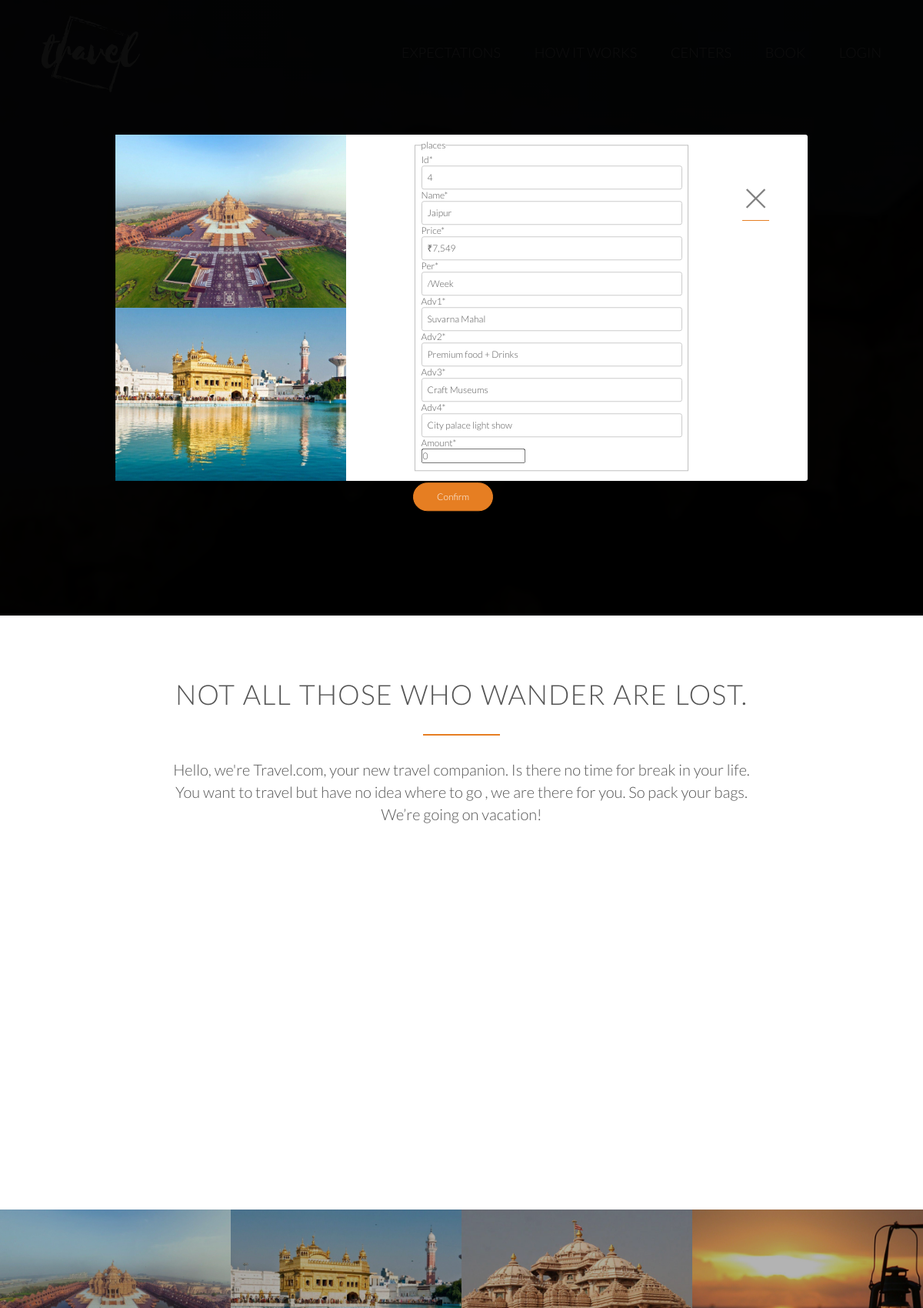
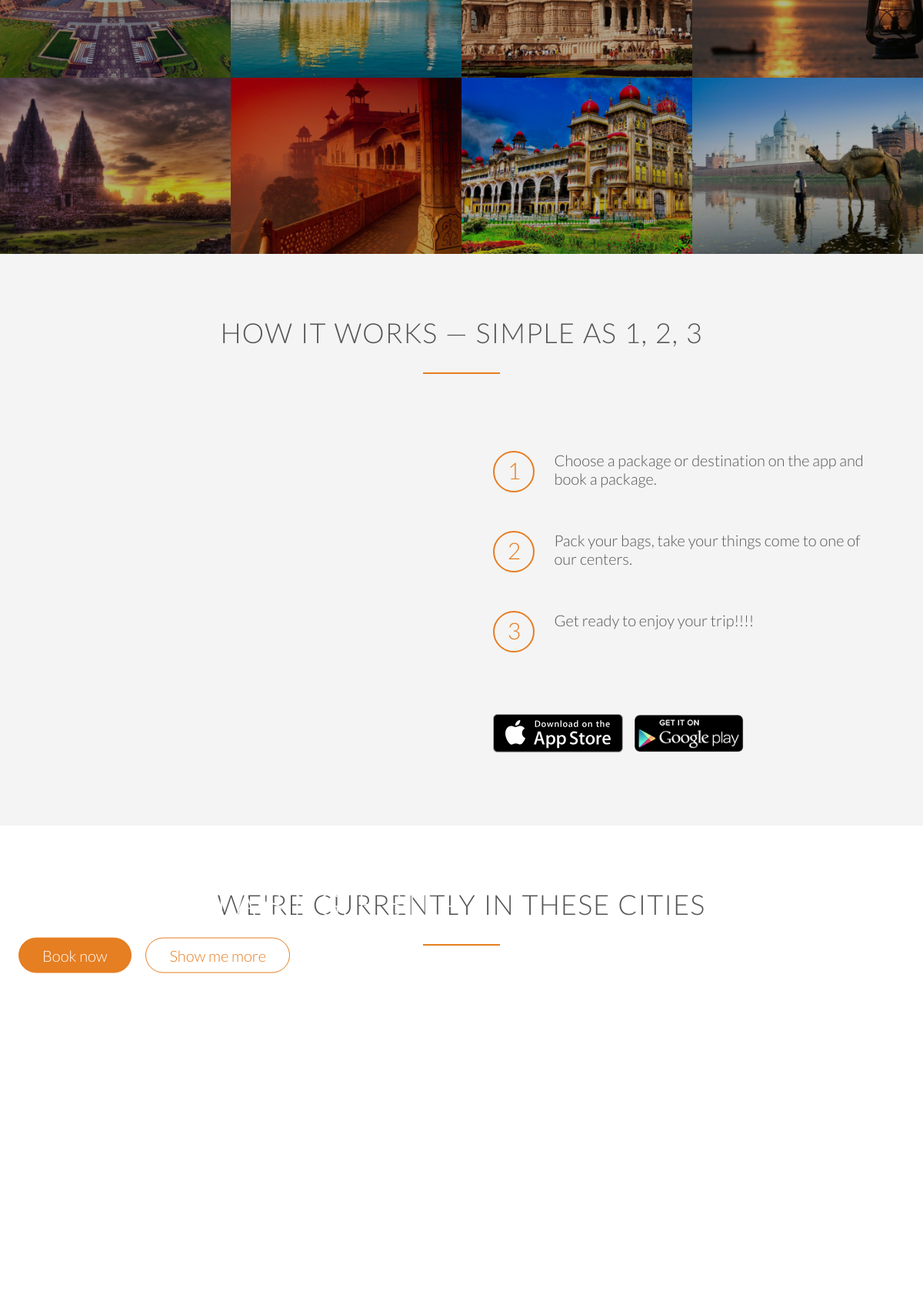
Screenshot of /post/4/update/ (signed in, upper part) with the database file from the repository (2 pictures, top to bottom).
### blog/models.py (models this page shows, shortened)
class Places(models.Model):
    id = models.CharField(primary_key=True,max_length=10)
    name = models.CharField(max_length=100)
    price = models.CharField(max_length=100)
    per = models.CharField(max_length=100)
    adv1 = models.CharField(max_length=100)
    adv2 = models.CharField(max_length=100)
    adv3 = models.CharField(max_length=100)
    adv4 = models.CharField(max_length=100)
    amount = models.IntegerField(default=0)

### blog/views.py (the view, shortened to what this page needs)
# urls.py: path('post/<str:pk>/update/', PostUpdateView.as_view(), name='post-update'),
class PostUpdateView(LoginRequiredMixin, UserPassesTestMixin, UpdateView):
    model = Places
    fields = ['id', 'name', 'price', 'per',
              'adv1', 'adv2', 'adv3', 'adv4', 'amount']
    def test_func(self):
        place = self.get_object()
        return True

### blog/templates/blog/places_form.html (shortened to what this page needs)
        {% extends 'users/base.html' %}
            {% block users %}
            {% load static %}
            <div class="popup" id="popup">
                  <div class="popup__contents">
                    <div class="left">
                     <img src="{% static "resources/img/1.jpg"%}" alt="Image1">
                    <img src="{% static "resources/img/2.jpg"%}" alt="Image1">
                    </div>
                    <div class="right">
                      <a href="/home"  class="popup__close">&times;</a>
                        {% load crispy_forms_tags %}
                            <div class="content-section">
                              <form method="POST" id="user-form"  style="width:80%;height:10px; margin-bottom:95%; margin-left:10%;">
                                  <fieldset class="form-group">
                                      <legend class="border-bottom mb-4">places</legend>
                                      {{ form|crispy }}
                                  </fieldset>
                                  <div class="form-group">
                                    <br>
                                      <a href="#" class="btn btn-full" id="register-button">Confirm</a>
                                  </div>
                              </form>
                            </div>
                        </div>
                  </div>
                  </div>
        {% endblock %}

### blog/static/resources/css/style.css (style rules this page uses)
* { margin: 0; padding: 0; box-sizing: border-box; }
html, body { background-color: #fff; color: #555; font-family: 'Lato', 'Arial', sans-serif; font-weight: 300; font-size: 20px; text-rendering: optimizeLegibility; overflow-x: hidden; }
a:link, a:visited { color: #e67e22; text-decoration: none; padding-bottom: 1px; border-bottom: 1px solid #e67e22; -webkit-transition: border-bottom 0.2s, color 0.2s; transition: border-bottom 0.2s, color 0.2s; }
.btn:link, .btn:visited, input[type=submit] { display: inline-block; padding: 10px 30px; font-weight: 300; text-decoration: none; border-radius: 200px; -webkit-transition: background-color 0.2s, border 0.2s, color 0.2s; transition: background-color 0.2s, border 0.2s, color 0.2s; }
.btn-full:link, .btn-full:visited, input[type=submit] { background-color: #e67e22; border: 1px solid #e67e22; color: #fff; margin-right: 15px; }
input[type=text], input[type=email], select, textarea { width: 100%; padding: 7px; border-radius: 3px; border: 1px solid #ccc; }
.popup { height: 100vh; width: 100%; position: fixed; top: 0; left: 0; background-color: rgba(0,0,0,0.95); z-index: 9999; opacity: 1; visibility:visible; transition: all .3s; }
.popup .popup__contents { position: absolute; top: 50%; left: 50%; transform: translate(-50% , -50%); width: 75%; background-color: white; box-shadow: 0 2rem 4rem rgba(0,0,0, 0.2); border-radius: 3px; display: table; opacity: 1; transform: translate(-50%, -50%) scale(auto); transition: all .5s .2s; }
.popup .popup__contents .left { width: 33.333333%; display: table-cell; }
.popup .popup__contents .left img { display: block; width: 100%; }
.popup .popup__contents .right { width: 66.6666667%; display: table-cell; vertical-align: middle; padding: 3rem 5rem; }
.popup .popup__contents .right .content-section { position: absolute; top: 50%; left: 63%; transform: translate(-50% , -50%); width: 50%; font-size: 12px; margin: 0px; }
.popup .popup__contents .right .popup__close:link { color: grey; position: absolute; top: 2.5rem; right: 2.5rem; font-size: 3rem; text-decoration: none; display: inline-block; transition: all .2s; line-height: 1; }

### rows the page displays
Places: id "4", name "Jaipur", price "₹7,549", per "/Week", adv1 "Suvarna Mahal", adv2 "Premium food + Drinks", adv3 "Craft Museums", adv4 "City palace light show", amount "0"
